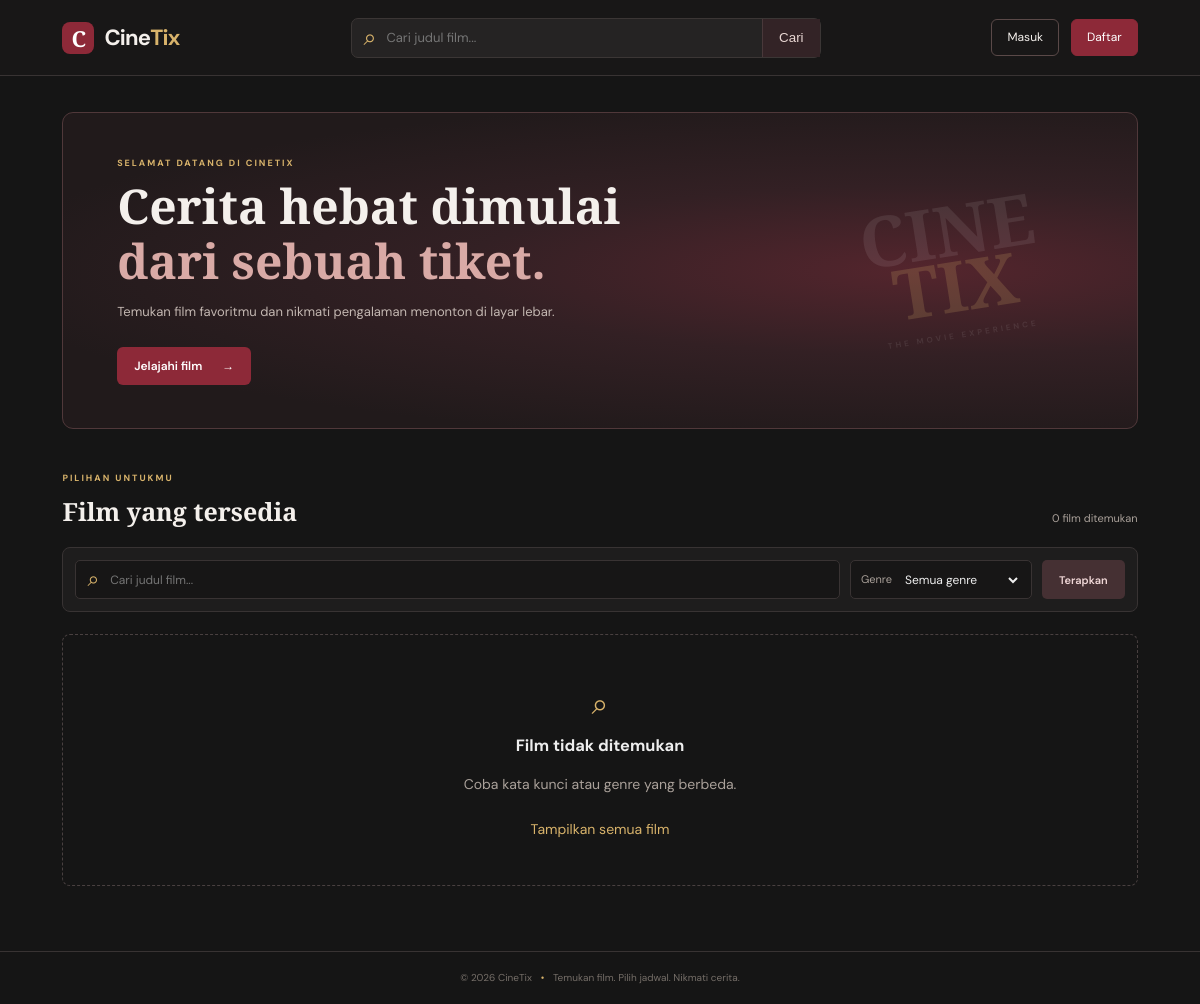
/cinetix/index.php, run on an earlier commit of the app's database.
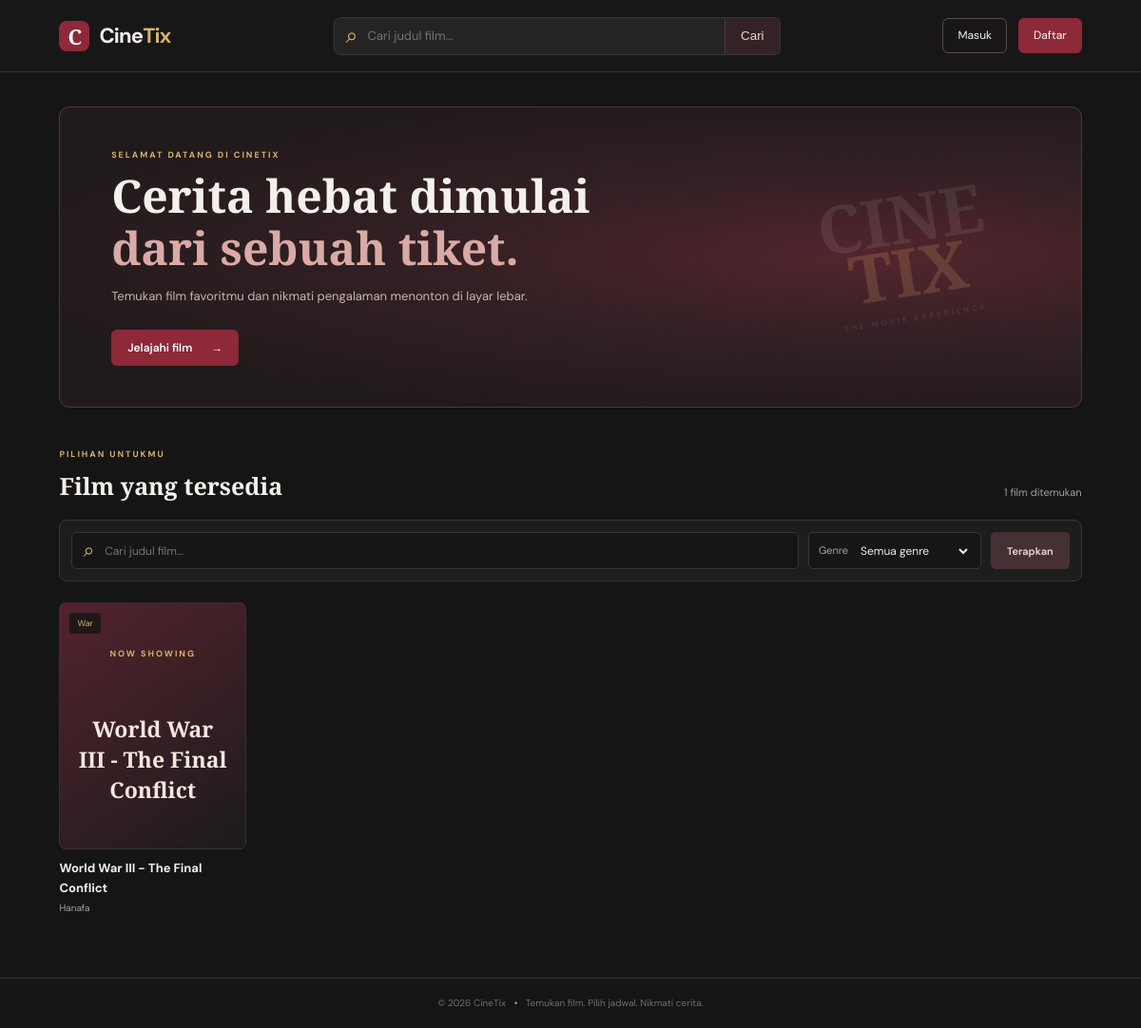
And on a later commit of the database.
### tables this page shows
CREATE TABLE `film` (
  `id_film` int(11) NOT NULL,
  `sampul` varchar(255) NOT NULL,
  `judul` varchar(150) NOT NULL,
  `genre` varchar(50) NOT NULL,
  `sutradara` varchar(100) NOT NULL,
  `sinopsis` text NOT NULL
);

### cinetix/models/FilmModel.php (called while the page is built, shortened)
<?php
class FilmModel {
    private PDO $db;
    public function __construct(PDO $db) { $this->db = $db; }
    public function search(string $keyword = '', string $genre = ''): array {
        $sql = "SELECT f.* FROM film f WHERE 1=1";
        $params = [];
        $sql .= " ORDER BY f.id_film DESC";
        $stmt = $this->db->prepare($sql);
        $stmt->execute($params);
        return $stmt->fetchAll();
    }
}

### cinetix/views/home.php (the view, shortened to what this page needs)
<section class="hero-banner">
    <div class="hero-content">
        <div class="eyebrow">SELAMAT DATANG DI CINETIX</div>
        <h1>Cerita hebat dimulai<br><em>dari sebuah tiket.</em></h1>
        <p>Temukan film favoritmu dan nikmati pengalaman menonton di layar lebar.</p>
        <a href="#daftar-film" class="button-primary">Jelajahi film <span>→</span></a>
    </div>
    <div class="hero-art" aria-hidden="true"><div class="reel">CINE<br><b>TIX</b><small>THE MOVIE EXPERIENCE</small></div></div>
</section>
<section class="movie-section" id="daftar-film">
    <div class="section-heading">
        <div><div class="eyebrow">PILIHAN UNTUKMU</div><h2>Film yang tersedia</h2></div>
        <span class="result-count"><?= count($movies) ?> film ditemukan</span>
    </div>
    <form class="filter-bar" action="index.php" method="get">
        <label class="filter-search"><span>⌕</span><input type="search" name="q" value="<?= e($keyword) ?>" placeholder="Cari judul film..."></label>
        <label class="genre-select"><span>Genre</span>
            <select name="genre">
                <option value="">Semua genre</option>
            </select>
        </label>
        <button class="button-filter" type="submit">Terapkan</button>
    </form>
    <div class="movie-grid">
        <?php foreach ($movies as $movie): ?>
        <a class="movie-card" href="index.php?page=detail&id=<?= (int)$movie['id_film'] ?>">
            <div class="movie-poster">
                <div class="poster-placeholder"><span>NOW SHOWING</span><strong><?= e($movie['judul']) ?></strong></div>
                <span class="genre-chip"><?= e($movie['genre']) ?></span>
            </div>
            <div class="movie-card-info"><h3><?= e($movie['judul']) ?></h3><p><?= e($movie['sutradara']) ?></p></div>
        </a>
        <?php endforeach; ?>
        <?php if (!$movies): ?><div class="empty-state"><div class="empty-icon">⌕</div><h3>Film tidak ditemukan</h3><p>Coba kata kunci atau genre yang berbeda.</p><a href="index.php">Tampilkan semua film</a></div><?php endif; ?>
    </div>
</section>

What changed in the data, as far as the page shows it:
added film: judul "World War III - The Final Conflict", genre "War", sutradara "Hanafa"
Also different on the page:
count($movies): "0" → "1"
text no longer shown: "⌕ Film tidak ditemukan Coba kata kunci atau genre yang berbeda. Tampilkan semua film"
